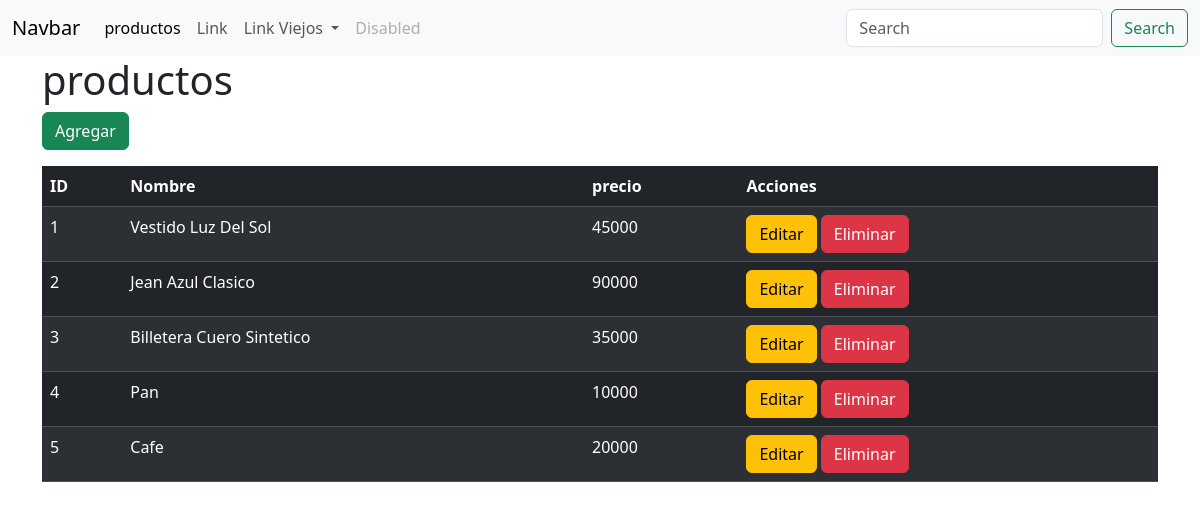
/productos/, run on an earlier commit of the app's database.
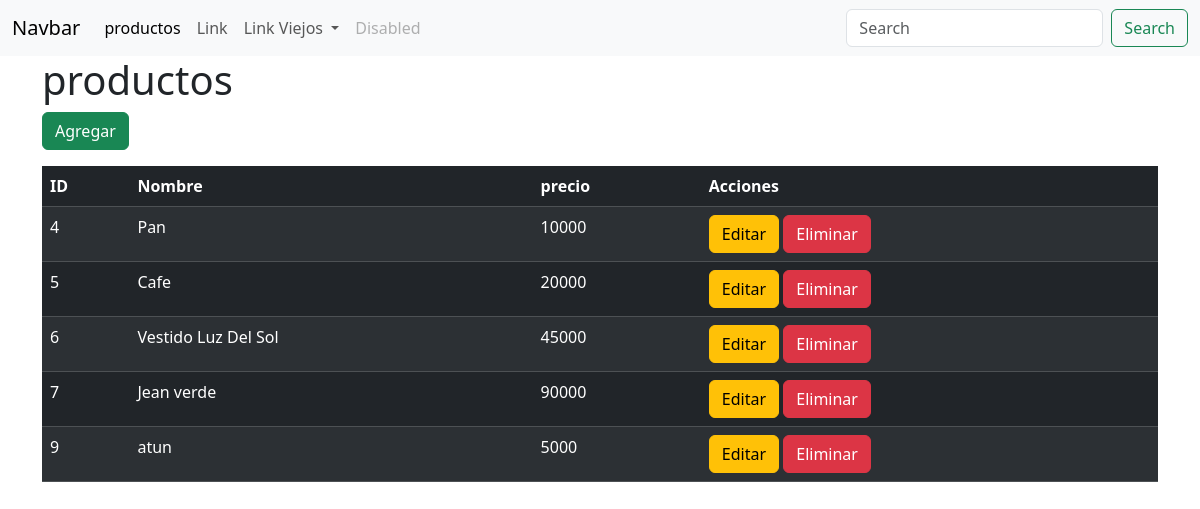
And on a later commit of the database.
### tienda/models.py (models this page shows, shortened)
class Producto(models.Model):
    cod = models.IntegerField(unique=True)
    nombre = models.CharField(max_length=254)
    precio = models.IntegerField()
    stock = models.IntegerField()
    CATEGORIAS = (
        (0, ""),
        (1, "Ropa"),
        (2, "Comida"),
        (3, "Electrodomesticos"),
    )
    categoria = models.IntegerField(choices=CATEGORIAS, default=0, null=True, blank=True)

### tienda/views.py (the view)
# urls.py: path("productos/", views.productos, name="productos"),
def productos(request):
    q = Producto.objects.all()
    contexto = {
        "data": q
        }
    return render(request, "productos/listar_productos.html", contexto)

### tienda/templates/productos/listar_productos.html (shortened to what this page needs)
{% extends 'base.html' %}
{% block contenido %}
    <h1>productos</h1>
    <a href="{% url 'agregar_producto' %}" class="btn btn-success mb-3">Agregar</a>
    <table class="table table-dark table-striped">
        <thead>
            <tr>
                <th>ID</th>
                <th>Nombre</th>
                <th>precio</th>
                <th>Acciones</th>
            </tr>
        </thead>
        <tbody>
            {% for i in data %}
                <tr>
                    <td>{{ i.id }}</td>
                    <td>{{ i.nombre }}</td>
                    <td>{{ i.precio }}</td>
                    <td>
                        <a href="{% url 'editar_producto' i.id %}" class="btn btn-warning">Editar</a>
                        <a href="{% url 'eliminar_producto' i.id %}" class="btn btn-danger">Eliminar</a>
                    </td>
                </tr>
            {% endfor %}
        </tbody>
    </table>
{% endblock %}

### tienda/templates/base.html (shortened to what this page needs)
{% load static %}
<!DOCTYPE html>
<html lang="en">
<head>
    <link rel="stylesheet" href="{% static '/css/bootstrap.min.css' %}">
</head>
<body>
    <nav class="navbar navbar-expand-lg bg-body-tertiary">
            <div class="container-fluid">
                <a class="navbar-brand" href="#">Navbar</a>
                <div class="collapse navbar-collapse" id="navbarSupportedContent">
                    <ul class="navbar-nav me-auto mb-2 mb-lg-0">
                        <li class="nav-item">
                            <a class="nav-link active" aria-current="page" href="{% url 'productos' %}">productos</a>
                        </li>
                        <li class="nav-item">
                            <a class="nav-link" href="#">Link</a>
                        </li>
                        <li class="nav-item dropdown">
                            <a class="nav-link dropdown-toggle" href="#" role="button" data-bs-toggle="dropdown"
                                aria-expanded="false">
                                Link Viejos
                            </a>
                        </li>
                        <li class="nav-item">
                            <a class="nav-link disabled" aria-disabled="true">Disabled</a>
                        </li>
                    </ul>
                    <form class="d-flex" role="search">
                        <input class="form-control me-2" type="search" placeholder="Search" aria-label="Search">
                        <button class="btn btn-outline-success" type="submit">Search</button>
                    </form>
                </div>
            </div>
    </nav>
    <div class="container">
        {% block contenido %}
        {% endblock %}
    </div>
</body>
</html>

What changed in the data, as far as the page shows it:
removed Producto: id "1", nombre "Vestido Luz Del Sol", precio "45000"
removed Producto: id "2", nombre "Jean Azul Clasico", precio "90000"
removed Producto: id "3", nombre "Billetera Cuero Sintetico", precio "35000"
added Producto: id "6", nombre "Vestido Luz Del Sol", precio "45000"
added Producto: id "7", nombre "Jean verde", precio "90000"
added Producto: id "9", nombre "atun", precio "5000"
